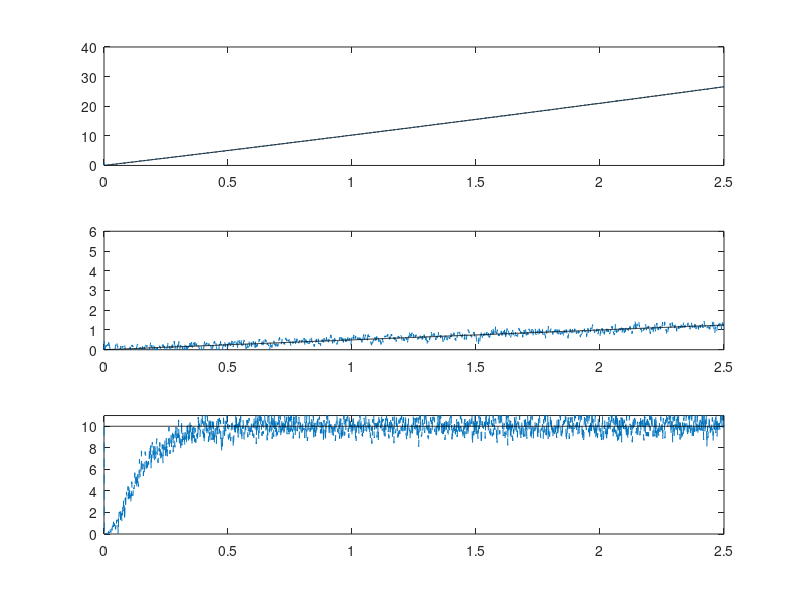

Write MATLAB code to recreate this figure.
clc
close all
clear all


A = [0 1 1; 0 0 0;0 0 0];
B = [0 ; 1;0];
dt = 0.001;

Ad = eye(3) + dt*A;
Bd = dt*B;

C = [1 0 0;
    0 1 0];
R = diag([.01 0.1 ]);
Q = diag([.01 .01 1]);
P_pl = eye(3);

X_hat_0 = [1;0;0];
X_0 = [0;0;10];

X(:,1)= X_0;
Y(:,1) = C*X(:,1);
t(1) = 0;
X_hat(:,1)= X_hat_0;

for i_sim = 1:1
    for i = 1:2500
        u = .5;
        
        t(i+1) = t(i)+dt;
        
        % True process
        X(:,i+1)=Ad * X(:,i) + Bd*u;
        Y(:,i+1) = C*X(:,i+1) + sqrt(R)*randn(2,1);
        
        
        % Observer model
        % Prediction based on system dynamics
        P_mi = Ad*P_pl*Ad' + Q;
        X_hat(:,i+1)=Ad * X_hat(:,i) + Bd*u;
        Y_hat(:,i+1) = C*X_hat(:,i+1);
        
        % Update based on measurement
        e_Y  = Y(:,i+1) - Y_hat(:,i+1);
        S = C*P_mi*C'+R;
        K = P_mi*C'*inv(S);
        P_pl = (eye(3) - K*C)*P_mi;
        X_hat(:,i+1)=X_hat(:,i+1) + K*e_Y;
    end
    X_hat(3,1) = X_hat(3,end);
    
end
figure;
subplot(3,1,1)
plot(t,X_hat(1,:),'--',t,X(1,:),'k')
axis([0 2.5 0 40])
subplot(3,1,2)
plot(t,X_hat(2,:),'--',t,X(2,:),'k')
axis([0 2.5 0 6])
subplot(3,1,3)
plot(t,X_hat(3,:),'--',t,X(3,:),'k')
axis([0 2.5 0 11])
